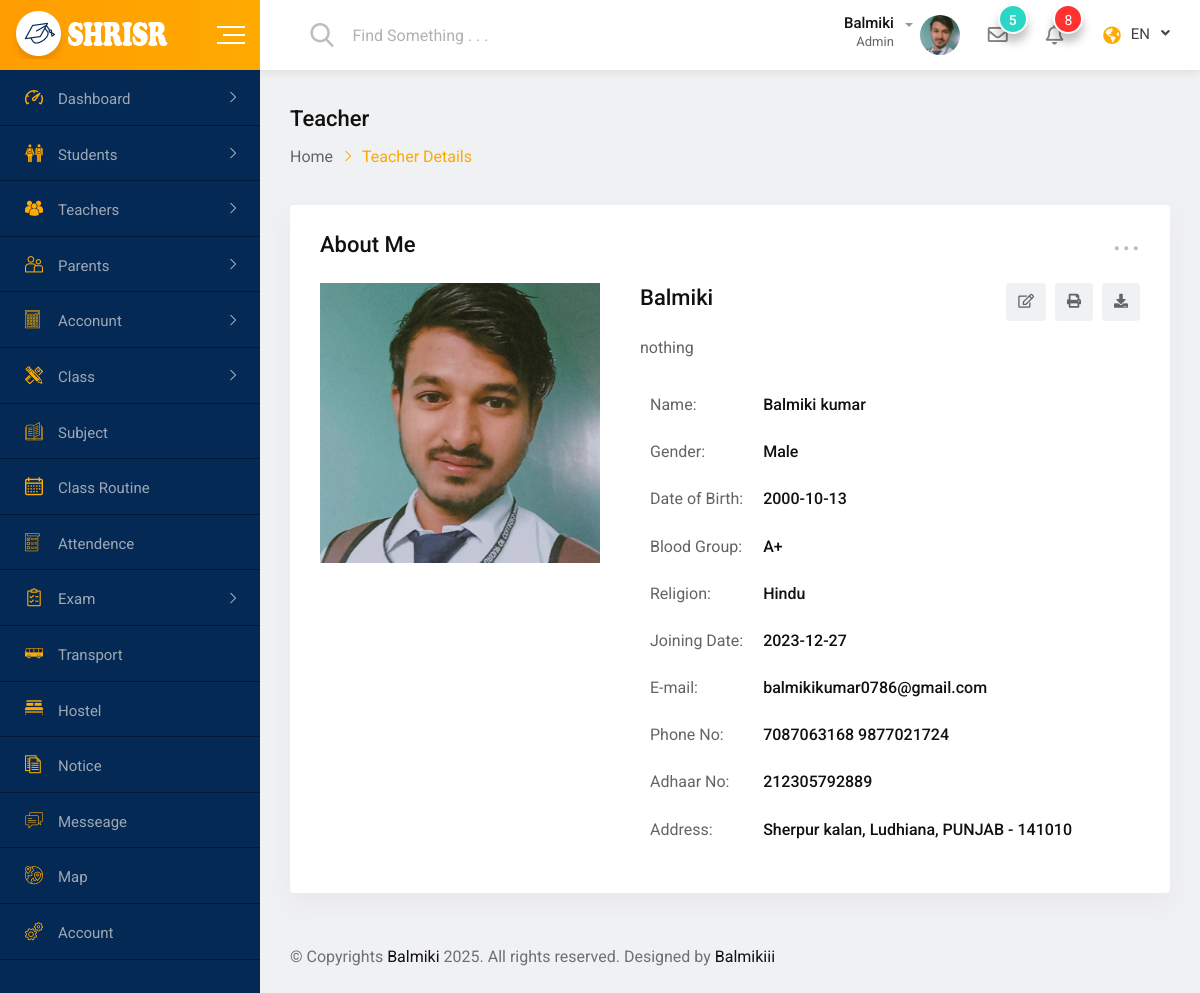
The page /teacher-details.php (signed in) on the database its author committed.
### tables this page shows
CREATE TABLE `teachers` (
  `id` int(11) NOT NULL,
  `userid` varchar(255) NOT NULL,
  `pwd` varchar(225) NOT NULL DEFAULT 'Admin@123',
  `img` varchar(255) NOT NULL,
  `identity` varchar(255) NOT NULL,
  `fname` varchar(55) DEFAULT NULL,
  `mname` varchar(55) DEFAULT NULL,
  `lname` varchar(55) DEFAULT NULL,
  `dob` date DEFAULT NULL,
  `gender` varchar(15) DEFAULT NULL,
  `blood_group` varchar(15) NOT NULL,
  `religion` varchar(15) NOT NULL,
  `email` varchar(55) NOT NULL,
  `phone` varchar(55) NOT NULL,
  `phone2` varchar(55) NOT NULL,
  `adhaar` varchar(55) NOT NULL,
  `address` varchar(255) NOT NULL,
  `city` varchar(255) NOT NULL,
  `state` varchar(255) NOT NULL,
  `pincode` int(50) NOT NULL,
  `joining_date` date NOT NULL DEFAULT current_timestamp(),
  `bio` varchar(255) NOT NULL
);

### config/session.php (called while the page is built, shortened)
<?php
$user_id= $_SESSION["userid"];
$profilepic= $_SESSION["profilepic"];
$identitiyof= $_SESSION["identitiyof"];
?>

### teacher-details.php (the view, shortened to what this page needs)
<?php
include "config/connection.php";
include "config/session.php";
?>
<?php
    if (isset($_POST['roll']) and $identitiyof == 'admin' or $identitiyof == 'head'){
        $sql = "SELECT * FROM teachers where `userid`='".$_POST['roll']."'";
    }else{
    $sql = "SELECT * FROM teachers where `userid`='".$user_id."'";
    }
    $result = $conn->query($sql);
    if ($result->num_rows > 0) {
        while($row = $result->fetch_assoc()) {
            $img = $row["img"];
            $first_name = $row["fname"];
            $middle_name = $row["mname"];
            $last_name = $row["lname"];
            $dob = $row["dob"];
            $gender = $row["gender"];
            $blood = $row["blood_group"];
            $religion = $row["religion"];
            $email = $row["email"];
            $phone = $row["phone"];
            $phone2 = $row["phone2"];
            $adhaar = $row["adhaar"];
            $address = $row["address"];
            $city = $row["city"];
            $state = $row["state"];
            $pincode = $row["pincode"];
            $joining_date = $row["joining_date"];
            $bio = $row["bio"];
        }
    }
?>
<!doctype html>
<html class="no-js" lang="">
<head>
    <?php include 'include/css.inc.php';?>
</head>
<body>
    <div id="wrapper" class="wrapper bg-ash">
         <?php include 'include/header_menu.inc.php';?>
        <div class="dashboard-page-one">
            <?php include 'include/sidebar.inc.php';?>
            <div class="dashboard-content-one">
                <div class="breadcrumbs-area">
                    <h3>Teacher</h3>
                    <ul>
                        <li>
                            <a href="index.php">Home</a>
                        </li>
                        <li>Teacher Details</li>
                    </ul>
                </div>
                <div class="card height-auto">
                    <div class="card-body">
                        <div class="heading-layout1">
                            <div class="item-title">
                                <h3>About Me</h3>
                            </div>
                           <div class="dropdown">
                                <a class="dropdown-toggle" href="#" role="button"
                                data-toggle="dropdown" aria-expanded="false">...</a>
                            </div>
                        </div>
                        <div class="single-info-details">
                            <div class="item-img">
                                <img src="assets/img/profile/teacher/<?php echo $img;?>" alt="teacher" width="280px">
                            </div>
                            <div class="item-content">
                                <div class="header-inline item-header">
                                    <h3 class="text-dark-medium font-medium"><?php echo $first_name;?></h3>
                                    <div class="header-elements">
                                        <ul>
                                            <li><a href="#"><i class="far fa-edit"></i></a></li>
                                            <li><a href="#"><i class="fas fa-print"></i></a></li>
                                            <li><a href="#"><i class="fas fa-download"></i></a></li>
                                        </ul>
                                    </div>
                                </div>
                                <p><?php echo $bio ;?></p>
                                <div class="info-table table-responsive">
                                    <table class="table text-nowrap">
                                        <tbody>
                                            <tr>
                                                <td>Name:</td>
                                                <td class="font-medium text-dark-medium"><?php echo $first_name." ".$middle_name." ".$last_name ;?></td>
                                            </tr>
                                            <tr>
                                                <td>Gender:</td>
                                                <td class="font-medium text-dark-medium"><?php echo $gender ;?></td>
                                            </tr>
                                            <tr>
                                                <td>Date of Birth:</td>
                                                <td class="font-medium text-dark-medium"><?php echo $dob ;?></td>
                                            </tr>
                                            <tr>
                                                <td>Blood Group:</td>
                                                <td class="font-medium text-dark-medium"><?php echo $blood ;?></td>
                                            </tr>
                                            <tr>
                                                <td>Religion:</td>
                                                <td class="font-medium text-dark-medium"><?php echo $religion ;?></td>
                                            </tr>
                                            <tr>
                                                <td>Joining Date:</td>
                                                <td class="font-medium text-dark-medium"><?php echo $joining_date ;?></td>
                                            </tr>
                                            <tr>
                                                <td>E-mail:</td>
                                                <td class="font-medium text-dark-medium"><?php echo $email ;?></td>
                                            </tr>
                                            <tr>
                                                <td>Phone No:</td>
                                                <td class="font-medium text-dark-medium"><?php echo $phone." ".$phone2 ;?></td>
                                            </tr>
                                            <tr>
                                                <td>Adhaar No:</td>
                                                <td class="font-medium text-dark-medium"><?php echo $adhaar ;?></td>
                                            </tr>
                                            <tr>
                                                <td>Address:</td>
                                                <td class="font-medium text-dark-medium"><?php echo $address.", ".$city.", ".$state." - ".$pincode ;?></td>
                                            </tr>
                                        </tbody>
                                    </table>
                                </div>
                            </div>
                        </div>
                    </div>
                </div>
                <?php include 'include/footer.inc.php';?>
            </div>
        </div>
    </div>
</body>
</html>

### include/header_menu.inc.php (shortened to what this page needs)
<div class="navbar navbar-expand-md header-menu-one bg-light">
    <div class="nav-bar-header-one">
        <div class="header-logo">
            <a href="index-2.html">
                <img src="assets/img/logo.png" alt="logo">
            </a>
        </div>
            <div class="toggle-button sidebar-toggle">
            <button type="button" class="item-link">
                <span class="btn-icon-wrap">
                    <span></span>
                    <span></span>
                    <span></span>
                </span>
            </button>
        </div>
    </div>
    <div class="header-main-menu collapse navbar-collapse" id="mobile-navbar">
        <ul class="navbar-nav">
            <li class="navbar-item header-search-bar">
                <div class="input-group stylish-input-group">
                    <span class="input-group-addon">
                        <button type="submit">
                            <span class="flaticon-search" aria-hidden="true"></span>
                        </button>
                    </span>
                    <input type="text" class="form-control" placeholder="Find Something . . .">
                </div>
            </li>
        </ul>
        <ul class="navbar-nav">
            <li class="navbar-item dropdown header-admin">
                <a class="navbar-nav-link dropdown-toggle" href="#" role="button" data-toggle="dropdown"
                    aria-expanded="false">
                    <div class="admin-title">
                        <h5 class="item-title"><?php echo $first_name; ?></h5>
                        <span>Admin</span>
                    </div>
                    <div class="admin-img">
                        <img src="assets/img/profile/<?php echo $identitiyof."/".$profilepic;?>" width="40px" height="40px" alt="Admin">
                    </div>
                </a>
            </li>
            <li class="navbar-item dropdown header-message">
                <a class="navbar-nav-link dropdown-toggle" href="#" role="button" data-toggle="dropdown"
                    aria-expanded="false">
                    <i class="far fa-envelope"></i>
                    <span>5</span>
                </a>
            </li>
            <li class="navbar-item dropdown header-notification">
                <a class="navbar-nav-link dropdown-toggle" href="#" role="button" data-toggle="dropdown"
                    aria-expanded="false">
                    <i class="far fa-bell"></i>
                    <span>8</span>
                </a>
            </li>
                <li class="navbar-item dropdown header-language">
                <a class="navbar-nav-link dropdown-toggle" href="#" role="button"
                data-toggle="dropdown" aria-expanded="false"><i class="fas fa-globe-americas"></i>EN</a>
            </li>
        </ul>
    </div>
</div>

### assets/css/main.css (style rules this page uses)
html { color: #222; font-size: 1em; line-height: 1.4; }
audio, canvas, iframe, img, svg, video { vertical-align: middle; }

### rows shown on the page
teachers: fname "Balmiki", img (picture), bio "nothing", lname "kumar", gender "Male", dob "2000-10-13", blood_group "A+", religion "Hindu", joining_date "2023-12-27", email "balmikikumar0786@gmail.com", phone "7087063168", phone2 "9877021724", adhaar "212305792889", address "Sherpur kalan", city "Ludhiana", state "PUNJAB", pincode "141010"
